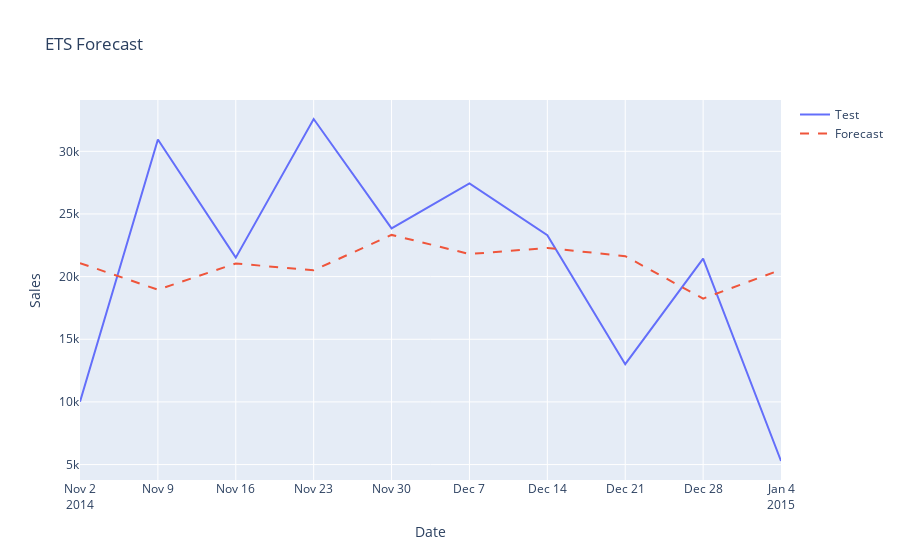

The notebook cell this image was saved under:
### Code cell
# Create a DataFrame for plotting
plot_df = pd.DataFrame({
    'Date': test.index,
    'Test': test.values,
    'Forecast': forecast
})

# Create plot with plotly express
fig = px.line(plot_df, x='Date', y=['Test', 'Forecast'],
              title='ETS Forecast',
              labels={'value': 'Sales', 'variable': ''})

# Update line style for forecast
fig.update_traces(line_dash='dash', selector=dict(name='Forecast'))

fig.show()
fig.write_image(config['dir']['artifacts_dir']+'/ETS.png')

### Figure 1 — Plotly figure (JSON) as saved in the notebook; plotly's stock layout.template omitted (floating-point values rounded to 4 significant figures)
{"data": [{"hovertemplate": "=Test<br>Date=%{x}<br>Sales=%{y}<extra></extra>", "legendgroup": "Test", "line": {"color": "#636efa", "dash": "solid"}, "marker": {"symbol": "circle"}, "mode": "lines", "name": "Test", "orientation": "v", "showlegend": true, "type": "scatter", "x": ["2014-11-02T00:00:00", "2014-11-09T00:00:00", "2014-11-16T00:00:00", "2014-11-23T00:00:00", "2014-11-30T00:00:00", "2014-12-07T00:00:00", "2014-12-14T00:00:00", "2014-12-21T00:00:00", "2014-12-28T00:00:00", "2015-01-04T00:00:00"], "xaxis": "x", "y": [10010.0, 30940.0, 21510.0, 32580.0, 23850.0, 27430.0, 23310.0, 13010.0, 21430.0, 5287.0], "yaxis": "y"}, {"hovertemplate": "=Forecast<br>Date=%{x}<br>Sales=%{y}<extra></extra>", "legendgroup": "Forecast", "line": {"color": "#EF553B", "dash": "dash"}, "marker": {"symbol": "circle"}, "mode": "lines", "name": "Forecast", "orientation": "v", "showlegend": true, "type": "scatter", "x": ["2014-11-02T00:00:00", "2014-11-09T00:00:00", "2014-11-16T00:00:00", "2014-11-23T00:00:00", "2014-11-30T00:00:00", "2014-12-07T00:00:00", "2014-12-14T00:00:00", "2014-12-21T00:00:00", "2014-12-28T00:00:00", "2015-01-04T00:00:00"], "xaxis": "x", "y": [21080.0, 18950.0, 21050.0, 20500.0, 23330.0, 21800.0, 22290.0, 21630.0, 18250.0, 20550.0], "yaxis": "y"}], "layout": {"legend": {"title": {"text": ""}, "tracegroupgap": 0}, "title": {"text": "ETS Forecast"}, "xaxis": {"anchor": "y", "domain": [0, 1], "title": {"text": "Date"}}, "yaxis": {"anchor": "x", "domain": [0, 1], "title": {"text": "Sales"}}}}
